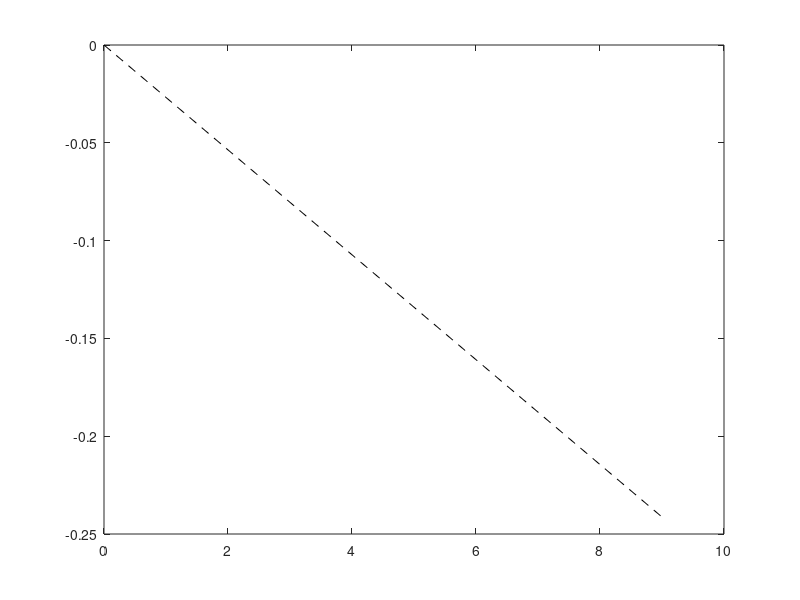

MATLAB code to generate this figure: (Note: this script raises an error after producing the figure.)
clear
close 

%input globali
RR = 1.5;
LHS = 0.20;
Ls = 9;
IBSR= .15;
tp=.015;
sw=.01;
PSR=IBSR+4*tp+3*sw;

SSR = 0.15;
CCL = IBSR+SSR;
 

% da altre simul
dLOE0S=0.2963;
LHSR=.3031;
SSR=.15;
phiSS=21.14;

%nuovi input, da cambiare se viene suggerito un cambio di design
LHPR=PSR+0.12;
CT = 0.6;
CA =0;%e' di design o e' un risultato? dipende da come voglio
IBEs=0.9;% test
IBEc=IBEs+0.9*dLOE0S; %design


% geometria gambe secondarie
Lss =Ls - CA - CT;
Lsp = Ls - CT;
RRp = 1*SSR+RR; %Radius Rocket prime (')
DO = sqrt(RRp.^2+CCL.^2);
alpha_DT = acosd(RRp./DO);
alpha_CL = atand(CCL./RRp);
alpha_p = alpha_CL+alpha_DT;

BP = RR/2^0.5 - CCL;
xP = RRp-BP.*tand(alpha_p);
phiSC = acosd((RRp-xP)/(Lsp-LHS));
LHSR = xP - RR/2^.5 - LHS*cosd(phiSC);
theta_s=atand((RR/2^.5-CCL)/(Lsp-LHS));

%  theta % rastremation angle of secondary leg, seen in "its" plane.
dh=RR*(1-1/2^.5)-LHSR+LHPR;
dv=Lsp*0.5;

clear BP RRp xP DO alpha_DT alpha_CL alpha_p

% alphaPRmin=atand((PSR-IBSR)/IBEc) %[deg]
htA=SSR-CA*tand(90-phiSC);
%da simulazioni precedenti
%%

Gp_vect=[dh;dv;0];

hGsp_arr=linspace(-0.3*SSR,0.95*(htA-IBSR),20);
Ls_vect=rotz(deg2rad(phiSC))'*[Ls;0;0];
LssC_vect=rotz(deg2rad(phiSC))'*[ones(1,20)*Lss;hGsp_arr;zeros(1,20)];
alphaPR_arr=atand((Gp_vect(1)-LssC_vect(1,:))./(LssC_vect(2,:)-Gp_vect(2)));
A2spigoloPSR_vect=[-PSR;-IBEc;0];

plot(dh,dv,'o')
plot([0 Ls_vect(1)],[0 Ls_vect(2)],'--k')
xline(dh-LHPR);
hold on
axis equal
for i=1:20
A2spigoloPSR_points(:,i)=LssC_vect(:,i)+rotz(deg2rad(alphaPR_arr(i)))'*A2spigoloPSR_vect;
if A2spigoloPSR_points(1,i)>(dh-LHPR)
    disp('sku sku')
else
    disp('fuck')
    i=i-1;
    break
end
plot([LssC_vect(1,i) A2spigoloPSR_points(1,i)],[LssC_vect(2,i) A2spigoloPSR_points(2,i)]);
plot([LssC_vect(1,i) dh],[LssC_vect(2,i) dv],'--k');
end
if i==0
    disp('change design you piece of shit')
    close
    return
end
hGsp=hGsp_arr(i);
alphaPR=alphaPR_arr(i);
betaC=90-phiSC+alphaPR;

%%
Gps_vect=[Lss;hGsp;0]; % when the secondary leg is aligned with the horizontal plane
GpsC_vect=rotz(deg2rad(phiSC))'*Gps_vect;

Lpc_vect=Gp_vect-GpsC_vect;
Lpc=norm(Lpc_vect);

GpsS_vect=rotz(deg2rad(-phiSS))'*Gps_vect;
Lps_vect=GpsS_vect-Gp_vect;
Lps=norm(Lps_vect);

phiPS=acosd(Lps_vect'*[1;0;0]/Lps);

LssS_vect=rotz(deg2rad(-phiSS))'*[Lss;0;0];
betaS=acosd((LssS_vect'*Lps_vect)/(Lss*Lps));

%% 
gammaLEmax=90-betaS-betaC;
LHPS=ceil(110*IBSR/tand(gammaLEmax))/100;
% gammaTE+alphaPR<90-phiPS
% gammaTE=atand(PSR/LHP)
gammaTEmax=90-phiPS-alphaPR;
LHP=ceil(110*PSR/tand(gammaTEmax))/100;

lpm=Lpc-IBEc-LHP;

